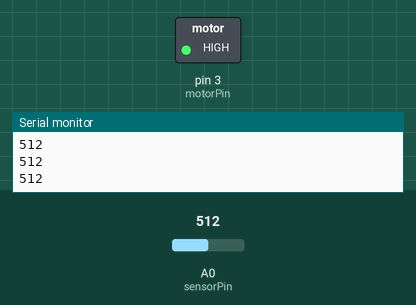
The sketch below on a simulated Arduino Uno, built with avr-gcc and run on an emulated ATmega328P. On the bench: switched loads named in the sketch (green lamp = pin HIGH), the last lines printed to the serial monitor. Inputs (shaded band) come from the test bench; at power-on: A0 (sensorPin) = 512.

Above: at 1.2 s.
1.3 s: A0 (sensorPin) set to 408
2.8 s: A0 (sensorPin) set to 382
At 3.8 s:
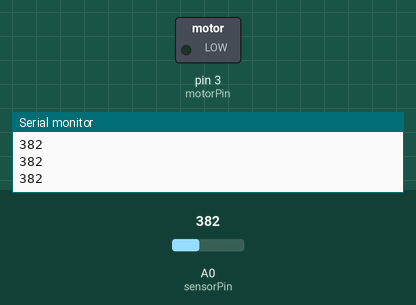
4.3 s: A0 (sensorPin) set to 410
At 4.9 s:
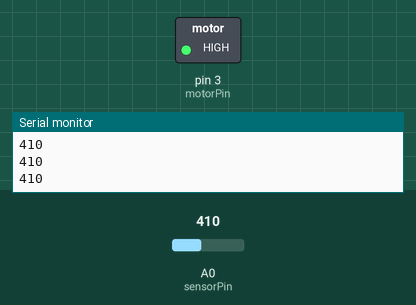
5.8 s: A0 (sensorPin) set to 390
At 6.1 s:
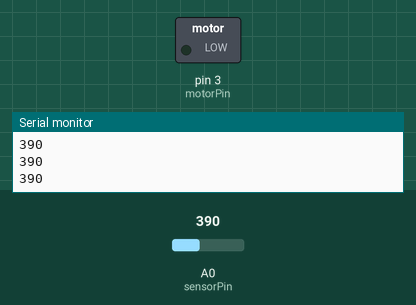
Timing chart, 0 to 8.3 s (numbered marks = the images above; inputs shaded):
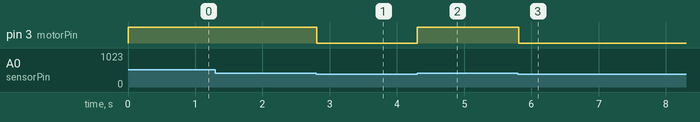

The sketch:

vibration_motor1.ino
```cpp
int sensorPin = A0 ;
int threshold = 400 ;
int motorPin = 3 ;

void setup ()
{
	Serial.begin(9600);
  	pinMode(motorPin,OUTPUT);
}

void loop()
{
  	int value = analogRead(sensorPin);
  	Serial.println(value);
  	if(value > threshold)
    {
    	digitalWrite(motorPin, HIGH);
    }
  else
  	{
    	digitalWrite(motorPin , LOW);
	}

}
```

Measured:
- the behaviour switches between 401 and 400 on A0 (sensorPin) (found by bisection; images 0 and 1)
- after the input at 2.8 s, pin 3 (motorPin): HIGH → LOW at once
- after the input at 4.3 s, pin 3 (motorPin): LOW → HIGH at once
- after the input at 5.8 s, pin 3 (motorPin): HIGH → LOW at once
